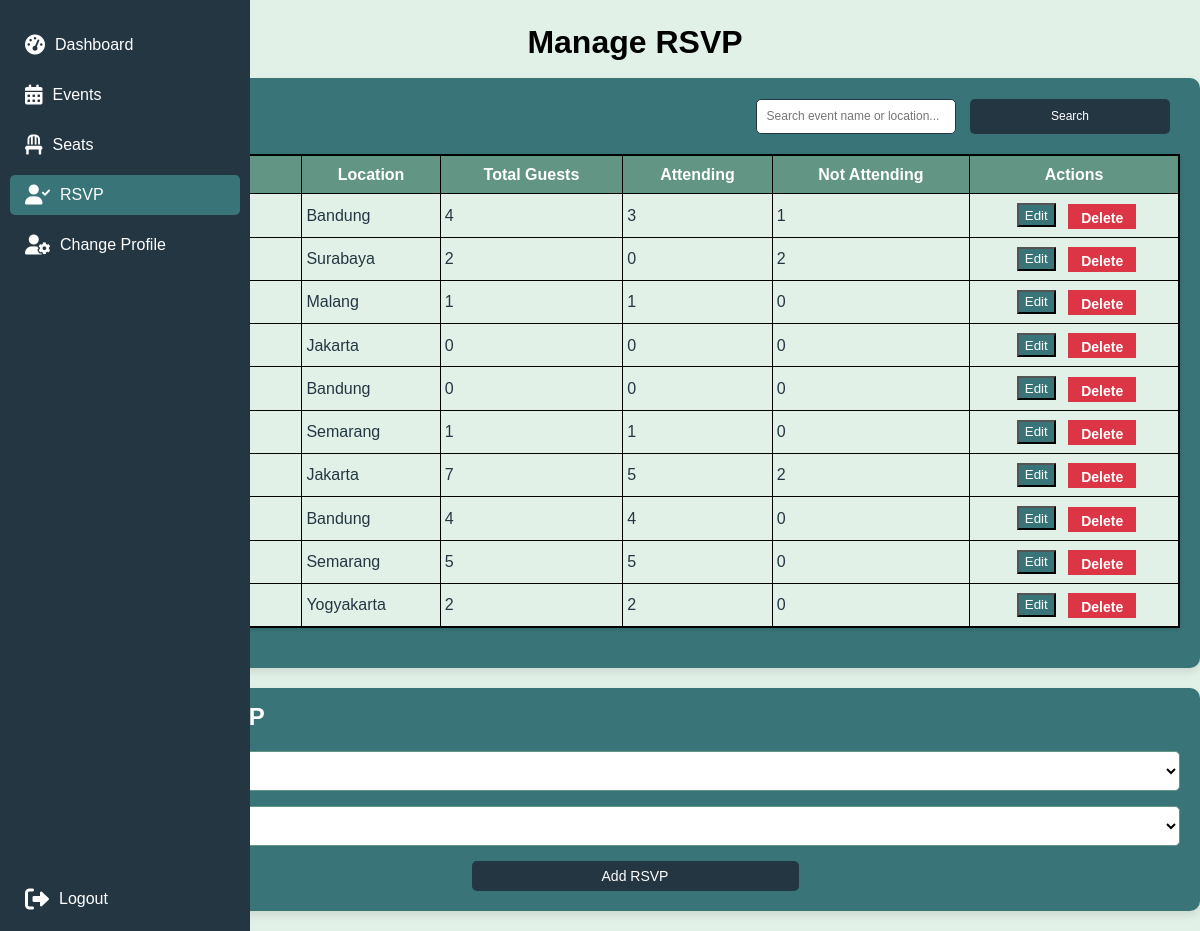
Screenshot of /rsvp-admin.php (signed in) with the database file from the repository.
### tables this page shows
CREATE TABLE `rsvp` (
  `id` int(11) NOT NULL,
  `event_id` int(11) DEFAULT NULL,
  `guest_name` varchar(255) DEFAULT NULL,
  `guest_email` varchar(255) DEFAULT NULL,
  `attendance` enum('yes','no') DEFAULT NULL,
  `created_at` timestamp NOT NULL DEFAULT current_timestamp()
);

CREATE TABLE `events` (
  `id` int(11) NOT NULL,
  `user_id` int(11) NOT NULL,
  `event_name` varchar(255) NOT NULL,
  `event_description` text DEFAULT NULL,
  `event_date` datetime DEFAULT NULL,
  `event_location` varchar(255) DEFAULT NULL,
  `created_at` timestamp NOT NULL DEFAULT current_timestamp(),
  `number_of_chairs` int(11) DEFAULT NULL,
  `seating_arrangement` text DEFAULT NULL,
  `admin_id` int(11) DEFAULT NULL
);

### rsvp-admin.php (the view, shortened to what this page needs)
<?php
require 'koneksi.php';
$search_query = "";
$limit = 10;
$page = isset($_GET['page']) ? (int)$_GET['page'] : 1;
$offset = ($page - 1) * $limit;
$query_rsvp = "
    SELECT
        events.event_name,
        events.event_location,
        COUNT(rsvp.id) AS total_guests,
        SUM(CASE WHEN rsvp.attendance = 'yes' THEN 1 ELSE 0 END) AS guests_attending,
        SUM(CASE WHEN rsvp.attendance = 'no' THEN 1 ELSE 0 END) AS guests_not_attending,
        rsvp.id AS rsvp_id
    FROM
        events
    LEFT JOIN
        rsvp
    ON
        events.id = rsvp.event_id
    $search_query
    GROUP BY
        events.id
    LIMIT $limit OFFSET $offset
";
$result_rsvp = mysqli_query($conn, $query_rsvp);
?>
<!DOCTYPE html>
<html lang="en">
<head>
    <link rel="stylesheet" href="https://cdnjs.cloudflare.com/ajax/libs/font-awesome/6.0.0-beta3/css/all.min.css">
</head>
<body>
    <div class="navbar-side" id="navbarSide">
        <a href="admin_dashboard.php">
            <i class="fas fa-tachometer-alt"></i>
            <span>Dashboard</span>
        </a>
        <a href="event-admin.php">
            <i class="fas fa-calendar-alt"></i>
            <span>Events</span>
        </a>
        <a href="seats-admin.php">
            <i class="fas fa-chair"></i>
            <span>Seats</span>
        </a>
        <a href="rsvp-admin.php" class="active">
            <i class="fas fa-user-check"></i>
            <span>RSVP</span>
        </a>
        <a href="changeprofile_admin.php">
            <i class="fas fa-user-cog"></i>
            <span>Change Profile</span>
        </a>
        <a href="logout.php" class="logout">
            <i class="fas fa-sign-out-alt"></i>
            <span>Logout</span>
        </a>
    </div>
    <h1>Manage RSVP</h1>
    <div class="container">
    <h2>RSVP List</h2>
        <div class="search-bar">
            <form action="" method="GET">
                <input type="text" name="search" placeholder="Search event name or location..." value="<?= isset($_GET['search']) ? htmlspecialchars($_GET['search']) : '' ?>">
                <input type="submit" value="Search">
            </form>
        </div>
        <table>
            <thead>
                <tr>
                    <th>Event Name</th>
                    <th>Location</th>
                    <th>Total Guests</th>
                    <th>Attending</th>
                    <th>Not Attending</th>
                    <th>Actions</th>
                </tr>
            </thead>
            <tbody>
                <?php while ($rsvp = mysqli_fetch_assoc($result_rsvp)): ?>
                <tr>
                    <td><?= htmlspecialchars($rsvp['event_name']) ?></td>
                    <td><?= htmlspecialchars($rsvp['event_location']) ?></td>
                    <td><?= htmlspecialchars($rsvp['total_guests']) ?></td>
                    <td><?= htmlspecialchars($rsvp['guests_attending']) ?></td>
                    <td><?= htmlspecialchars($rsvp['guests_not_attending']) ?></td>
                    <td class="action-buttons">
    <button type="button" class="button" onclick="showEditModal(<?= $rsvp['rsvp_id'] ?>)">
        Edit
    </button>
    <a href="?delete_rsvp=<?= urlencode($rsvp['rsvp_id']) ?>" class="button button-delete"
       onclick="return confirm('Are you sure you want to delete this RSVP entry?')">Delete</a>
</td>
                </tr>
                <?php endwhile; ?>
            </tbody>
        </table>
        </div>
                <div class="form-container">
            <h2>Add New RSVP</h2>
            <form action="" method="POST">
                <select name="event_id" required>
                    <option value="">Select Event</option>
                </select>
                <select name="attendance" required>
                    <option value="">Select Attendance</option>
                </select>
                <input type="submit" name="submit" value="Add RSVP">
            </form>
        </div>
</body>
</html>

### rsvp-admin.php (style rules this page uses)
:root { --dark: #243642; --sage: #387478; --green: #629584; --light: #e2f1e7; --highlight: #89a894; --error: #e74c3c; --success: #2ecc71; }
body { font-family: 'Arial', sans-serif; background-color: var(--light); margin: 0; padding: 0; color: var(--dark); margin-left: 70px; }
.navbar-side { position: fixed; top: 0; left: 0; width: 70px; height: 100%; background-color: var(--dark); color: white; overflow-x: hidden; transition: width 0.3s ease; z-index: 1000; display: flex; flex-direction: column; padding: 20px 0; }
.navbar-side a { color: white; text-decoration: none; padding: 10px 15px; border-radius: 5px; display: flex; align-items: center; transition: background-color 0.3s; margin: 5px 10px; white-space: nowrap; overflow: hidden; }
.navbar-side a span { margin-left: 10px; opacity: 0; transition: opacity 0.3s ease; }
.navbar-side a.active { background-color: var(--sage); }
.navbar-side i { font-size: 20px; }
.navbar-side a.logout { margin-top: auto; margin-bottom: 30px; text-align: center; padding: 10px 15px; border-radius: 5px; }
.navbar-side a.logout i { font-size: 24px; }
.navbar-side a.logout span { margin-left: 10px; opacity: 0; transition: opacity 0.3s ease; white-space: nowrap; overflow: hidden; }
.container { margin: 20px auto; padding: 20px; margin-top: -20px; max-width: 1200px; background-color: var(--sage); border-radius: 10px; box-shadow: 0 4px 8px rgba(0, 0, 0, 0.1); }
h1 { color: black; text-align: center; padding-top: 3px; padding-bottom: 15px; }
h2 { color: white; text-align: left; margin-top: 4px; }
table { width: 100%; border-collapse: collapse; margin-top: 20px; box-shadow: 0 2px 4px rgba(0, 0, 0, 0.1); background-color: var(--light); border: 2px solid black; }
table td, table th { border: 1px solid black; padding: 4px; text-align: left; line-height: 1.1; }
table thead tr { background-color: var(--green); color: white; font-weight: bold; text-align: center; }
table thead th { text-align: center; vertical-align: middle; padding: 10px; background-color: var(--green); color: white; font-weight: bold; }
table tbody td:last-child { text-align: center; vertical-align: middle; }
table tbody td:last-child button { margin: 0 5px; }
.action-buttons a { display: inline-block; padding: 6px 12px; text-align: center; font-size: 14px; font-weight: 600; text-decoration: none; transition: background-color 0.3s }
.action-buttons .button { background-color: var(--sage); color: white; height: 24px; margin-top: 5px; }
.action-buttons .button-delete { background-color: #dc3545; border: 1px solid #dc3545; color: white; height: 11px; line-height: 1; vertical-align: middle; margin-left: 3px; margin-bottom: 4px; }
.form-container { margin: 20px auto; padding: 20px; max-width: 1200px; background-color: var(--sage); border-radius: 10px; box-shadow: 0 4px 8px rgba(0, 0, 0, 0.1); }
.form-container h2 { color: white; text-align: left; margin-top: -5px; }
.form-container input, .form-container select { display: block; width: 100%; padding: 10px; margin-bottom: 15px; border: 1px solid var(--green); border-radius: 5px; background-color: #fff; font-size: 14px; transition: border-color 0.3s ease-in-out; }
.form-container input[type="submit"] { width: 30%; height: 30px; background-color: var(--dark); color: white; border: none; cursor: pointer; transition: background-color 0.3s ease; display: block; margin: 0 auto; border-radius: 5px; padding-top: 7px; }
.search-bar { display: flex; align-items: center; gap: 10px; justify-content: right; margin-top: -51px; }
.search-bar input[type="text"], .search-bar input[type="submit"] { padding: 5px 10px; margin-right: 10px; border: 1px solid var(--dark); border-radius: 5px; font-size: 12px; width: 200px; height: 35px; box-sizing: border-box; line-height: normal; }
.search-bar input[type="submit"] { background-color: var(--dark); color: white; border: none; cursor: pointer; transition: background-color 0.3s; }

### rows the page displays
rsvp: event.event_location "Bandung", total_guests "4", guests_attending "3", guests_not_attending "1"
rsvp: event.event_location "Surabaya", total_guests "2", guests_attending "0", guests_not_attending "2"
rsvp: event.event_location "Malang", total_guests "1", guests_attending "1", guests_not_attending "0"
rsvp: event.event_location "Semarang", total_guests "1", guests_attending "1", guests_not_attending "0"
rsvp: event.event_location "Jakarta", total_guests "7", guests_attending "5", guests_not_attending "2"
rsvp: event.event_location "Bandung", total_guests "4", guests_attending "4", guests_not_attending "0"
rsvp: event.event_location "Semarang", total_guests "5", guests_attending "5", guests_not_attending "0"
rsvp: event.event_location "Yogyakarta", total_guests "2", guests_attending "2", guests_not_attending "0"

### other values shown
$rsvp['event_location'] "Jakarta"
$rsvp['total_guests'] "0"
$rsvp['guests_attending'] "0"
$rsvp['guests_not_attending'] "0"
$rsvp['event_location'] "Bandung"
